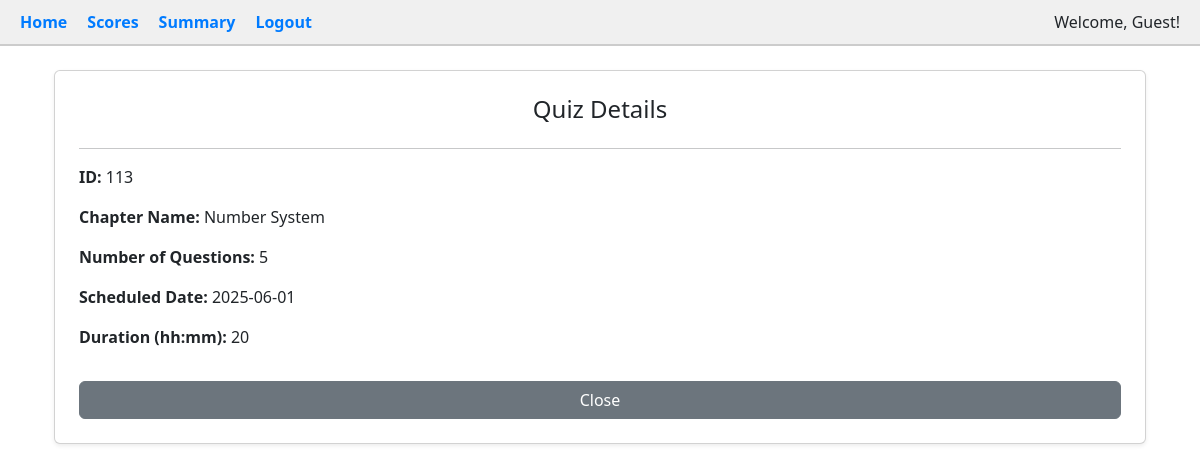
Screenshot of /view_quiz/113 with the database file from the repository.
### tables this page shows
CREATE TABLE quizzes (
        id INTEGER PRIMARY KEY AUTOINCREMENT,
        chapter_id INTEGER,
        name TEXT,
        num_questions INTEGER,
        date_of_quiz TEXT,
        time_duration TEXT,
        remarks TEXT,
        FOREIGN KEY(chapter_id) REFERENCES chapters(id)
    );

CREATE TABLE chapters (
        id INTEGER PRIMARY KEY AUTOINCREMENT,
        subject_id INTEGER,
        name TEXT,
        description TEXT,
        FOREIGN KEY(subject_id) REFERENCES subjects(id)
    );

### app.py (the view)
@app.route('/view_quiz/<int:quiz_id>')
def view_quiz(quiz_id):
    conn = sqlite3.connect('instance/quiz_master.db')
    cur = conn.cursor()
    cur.execute('''
        SELECT quizzes.id, chapters.name, quizzes.num_questions,
               quizzes.date_of_quiz, quizzes.time_duration
        FROM quizzes
        JOIN chapters ON quizzes.chapter_id = chapters.id
        WHERE quizzes.id = ?
    ''', (quiz_id,))
    quiz = cur.fetchone()
    if not quiz:
        flash("Quiz not found!", "danger")
        return redirect(url_for("user_dashboard"))
    cur.execute('SELECT COUNT(*) FROM questions WHERE quiz_id = ?', (quiz_id,))
    num_questions = cur.fetchone()[0]
    conn.close()
    return render_template("view_quiz.html", quiz=quiz, num_questions=num_questions)

### app.py (called while the page is built)
@app.teardown_appcontext
def close_connection(_):
    db = getattr(g, '_database', None)
    if db is not None:
        db.close()

### templates/view_quiz.html
{% extends "user_base.html" %}
{% block content %}
<div class="container mt-4">
    <div class="card p-4 shadow-sm">
        <h4 class="text-center">Quiz Details</h4>
        <hr>
        <p><strong>ID:</strong> {{ quiz[0] }}</p>
        <p><strong>Chapter Name:</strong> {{ quiz[1] }}</span></p>
        <p><strong>Number of Questions:</strong> {{ num_questions}}</p>
        <p><strong>Scheduled Date:</strong> {{ quiz[3] }}</p>
        <p><strong>Duration (hh:mm):</strong> {{ quiz[4] }}</p>
        <a href="{{ url_for('user_dashboard') }}" class="btn btn-secondary mt-3">Close</a>
    </div>
</div>
{% endblock %}

### rows the page displays
quizzes: id "113", date_of_quiz "2025-06-01", time_duration "20"
chapters: name "Number System"

### other values shown
{{ num_questions }} "5"
